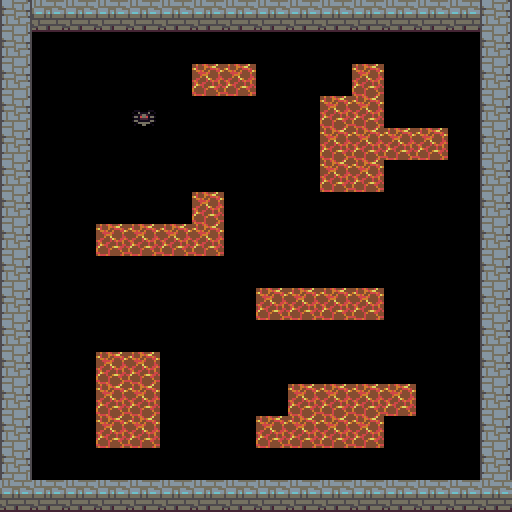

Tiled map render using the project's own tile images. Description and the map definition, with tile-layer contents summarised, below:
An orthogonal 16x16 tile map with 32x32 px tiles, 2 tile layers (obstacles, joueur).

<map version="1.0" orientation="orthogonal" renderorder="right-down" width="16" height="16" tilewidth="32" tileheight="32" nextobjectid="1">
 <tileset firstgid="1" name="tiny-Complete-Spritesheet-32x32-fruits" tilewidth="32" tileheight="32">
  <image source="../SpriteSheet-32x32/tiny-Complete-Spritesheet-32x32-fruits.bmp" width="512" height="512" />
 </tileset>
 <layer name="obstacles" width="16" height="16">
  <data>[256 cells, 94 non-empty, 3 distinct tile ids]</data>
 </layer>
 <layer name="joueur" width="16" height="16">
  <data>[256 cells, 1 non-empty, 1 distinct tile ids]</data>
 </layer>
</map>
